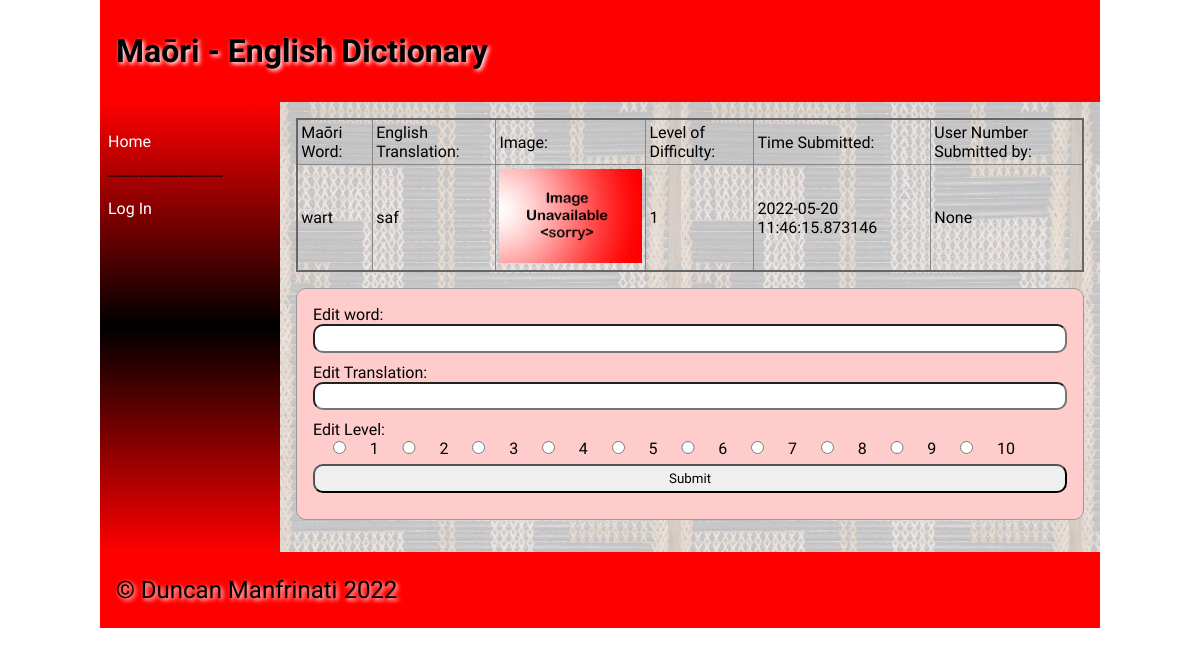
The app's page /word/609 with its own data.
### tables this page shows
CREATE TABLE "dictionary"
(
	id integer
		constraint dictionary_pk
			primary key autoincrement,
	maori varchar(60),
	english varchar(60),
	category_id integer
		references categories,
	definition varchar(900),
	level integer,
	image varchar(60),
	time datetime,
	user_id interger
);

### app.py (the view, shortened to what this page needs)
@app.route("/word/<id>", methods=['POST', 'GET'])
def dictionary(id):
    id = int(id)
    con = create_connection(DATA_BASE)
    query = "SELECT id, maori, english, image, level, time, user_id FROM dictionary WHERE id=?;"
    cur = con.cursor()
    cur.execute(query, (id,))
    word = cur.fetchall()
    con.close()
    return render_template("word.html", logged_in=is_logged_in(), word=word, id=id,
                           categories=categories())

### app.py (called while the page is built)
def create_connection(db_file):
    try:
        connection = sqlite3.connect(db_file)
        connection.execute('pragma foreign_keys=ON')
        return connection
    except Error as e:
        print(e)
    return None

def is_logged_in():
    if session.get("email") is None:
        print("Not Logged In")
        return False
    else:
        print("Logged In")
        return True

def categories():
    con = create_connection(DATA_BASE)
    query = "SELECT id,categories FROM categories"
    cur = con.cursor()
    cur.execute(query, )
    category_ids = cur.fetchall()
    con.close()
    return category_ids

### templates/word.html (shortened to what this page needs)
{% extends 'base.html' %}
{% block heading %}Maōri - English Dictionary{% endblock %}
{% block main %}
<table class="word-table">
    <thead>
    <tr>
        <td>Maōri Word:</td>
        <td>English Translation:</td>
        <td>Image:</td>
        <td>Level of Difficulty:</td>
        <td>Time Submitted:</td>
        <td>User Number Submitted by:</td>
    </tr>
    </thead>
    <tbody>
    {% for words in word %}
    <tr>
        <td><p>{{ words[1] }}</p></td>
        <td><p>{{ words[2] }}</p></td>
        <td width="150"><img src="/static/images/{{ words[3] }}"></td>
        <td><p>{{ words[4] }}</p></td>
        <td><p>{{ words[5] }}</p></td>
        <td><p>{{ words[6] }}</p></td>
    </tr>
    </tbody>
    {% endfor %}
</table>
    <form class="dataForm" method="post" target="dictinary/{{id}}">
    <div class="form-group">
        <div class="form-label">Edit word:</div>
        <div class="form-element"><input type="text" name="editmaori" id="editmaori" required></div>
    </div>
    <div class="form-group">
        <div class="form-label">Edit Translation:</div>
        <div class="form-element"><input type="text" name="editenglish" id="editenglish" required></div>
    </div>
    <div class="form-group">
        <div class="form-label">Edit Level:</div>
        {% for i in range(10) %}
            <input type="radio" id="editlevel" name="editlevel" value="{{ i + 1 }}" required>
            <label for="{{ i + 1 }}">{{i + 1}}</label>
        {% endfor %}
    </div>
    <div class="form-group">
        <div class="form-element"><input type="submit" value="Submit"></div>
    </div>
    </form>
{% endblock %}

### static/css/style.css (style rules this page uses)
* { font-family: Comfortaa, sans-serif; margin: 0; padding: 0; box-sizing: border-box; }
p { padding: 0.5rem 0; }
img { width: 100%; }
.dataForm { margin: 1rem 0; border: 1px solid #999; padding: 1rem; background-color: #fcc; border-radius: 10px; }
.dataForm input, textarea { width: 100%; border-radius: 10px; padding: 0.3rem; margin-bottom: 10px; }
table { width: 100%; border: 2px solid #666; border-collapse: collapse; }
th, td { border: 1px solid #888; padding: 0.2rem; text-align: left; }
@media only screen and (min-width: 768px) { .dataForm input[type='radio'] { width: 7%; } }

### records on screen
dictionary: maori "wart", english "saf", image (placeholder picture), level "1", time "2022-05-20 11:46:15.873146", words "None"

### other values on screen
{{ i + 1 }} "1" "2" "3" "4" "5" "6" "7" "8" "9" "10"
